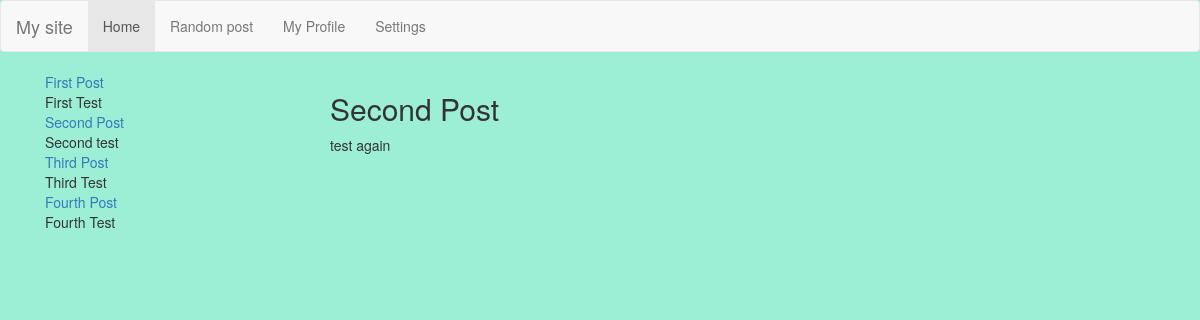
The app's page /post/Second-Post, older data.
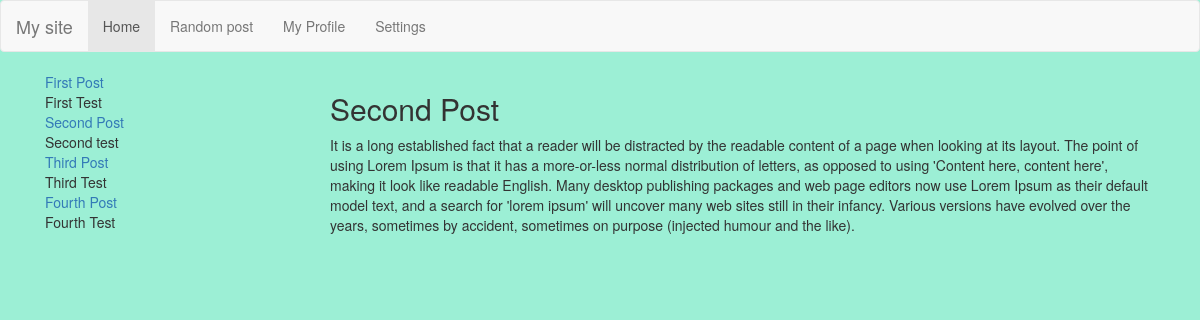
The same page, newer data.
### blog/models.py (models this page shows, shortened)
class Post(models.Model):
    title = models.CharField(max_length=255)
    slug = models.SlugField(max_length=255, unique=True)
    summary = models.CharField(max_length=300)
    content = models.TextField()
    published = models.BooleanField(default=True)
    created = models.DateTimeField(auto_now_add=True)
    image = models.ImageField(upload_to='img')
    class Meta():
        ordering = ['-created']

### blog/views.py (the view)
# urls.py: url(r'^post/(.*)$', blog_views.post),
def post(request, slug):
    print (slug)
    posts = Post.objects.all()
    return render_to_response('post.html', {
        'post': get_object_or_404(Post, slug=slug),
        'posts': posts
    })

### blog/templates/post.html (shortened to what this page needs)
{%  extends 'single-template.html' %}
{% block entry %}
    <h2>{{  post.title }}</h2>
    <div>
        {{ post.content|linebreaks  }}
    </div>
{% endblock %}

### blog/templates/single-template.html
{% extends 'base.html' %}
{%  block content %}
    <div class="container">
        <div class="col-md-3">
            {%  for post in posts %}
                <div>
                    <div class="summary-title"><a href="/post/{{ post.slug }}">{{ post.title }}</a></div>
                    <div class="summary">{{ post.summary }}</div>
                </div>
            {% endfor %}
        </div>
        <div class="col-md-9">
            {% block entry %}{%  endblock %}
        </div>
    </div>
{% endblock %}

### blog/templates/base.html (shortened to what this page needs)
<!DOCTYPE html>
<html lang="en">
	<head>
	    {%  load static %}
	    <link rel="stylesheet" type="text/css" href="{% static 'css/style.css' %}" />
	    {%  load bootstrap3 %}
	    {%  bootstrap_css %}
	</head>
<body>
        <nav class="navbar navbar-default">
          <div class="container-fluid">
            <div class="navbar-header">
              <a class="navbar-brand" href="#">My site</a>
            </div>
            <div class="collapse navbar-collapse" id="bs-example-navbar-collapse-1">
              <ul class="nav navbar-nav">
                <li class="active"><a href="#">Home <span class="sr-only">(current)</span></a></li>
                <li><a href="#">Random post</a></li>
                <li><a href="#">My Profile</a></li>
                <li><a href="#">Settings</a></li>
              </ul>
            </div>
          </div>
        </nav>
    <div id="content">
        {%  block content %}{% endblock %}
    </div>
</body>
</html>

### blog/static/css/style.css (style rules this page uses)
body { background: #9cefd5 !important; }

Row changes from the older to the newer data that the page shows:
changed Post "Second Post": content "test again" → "It is a long established fact that a reader will be distracted by the readable content of a page when looking at its layout. The point of using Lorem Ipsum is that it has a more-or-less normal distribution of letters, as opposed to using 'Content here, content here', making it look like readable English. Many desktop publishing packages and web page editors now use Lorem Ipsum as their default model text, and a search for 'lorem ipsum' will uncover many web sites still in their infancy. Various versions have evolved over the years, sometimes by accident, sometimes on purpose (injected humour and the like)."
